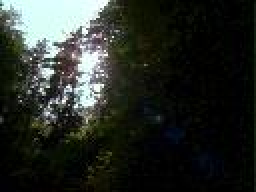
#> input picture Databaseused/5072.jpg, 128 x 96 px (shown 2 times larger)
$ python -i Histogramcalculation.py   (imports and definitions only)
#> lines starting #> are read from the running program, lines starting #| are printed output that depends on the picture; after the words box and inside, x2 and y2 are one past the last pixel; in counts of white or black regions, pixels touching at a corner belong together
#> further down, picture is the input picture: shape (96, 128, 3); mean B, G, R 39.2, 44.3, 40.1

### This code calculates the histogram of entire image  and then dividing the image
####into 3*3 blocks after converting the image from BGR to HSV
#### and insert the histogram of all the images in the directory into sql in the form of list.

import cv2
import glob
import numpy as np
from PIL import Image
import mysql.connector # Need to import this in order to perform the SQL operations
import time

# [4 lines that did not run here, left out]
# [1 line that did not run here, left out]

import sys

infile = sys.argv[1]

def color_extraction_multiple_blocks(img):
    img = cv2.cvtColor(img, cv2.COLOR_BGR2HSV)
#> img: shape (96, 128, 3); mean H, S, V 55.4, 131.9, 45.3
    rows,cols = img.shape[:2]
#> rows = 96; cols = 128
    windowsize_r = int(cols/3)
#> windowsize_r = 42
    windowsize_c = int(rows/3)
#> windowsize_c = 32
    hstgm1 = []


# Crop out the window and calculate the histogram
    for r in range(0,img.shape[1] - windowsize_r, windowsize_r):
        for c in range(0,img.shape[0] - windowsize_c, windowsize_c):
            Mask = np.zeros(img.shape[:2], dtype = "uint8")
            cv2.rectangle(Mask, (r, c), (r+windowsize_r, c+windowsize_c), 255, -1)
            hist = calculate_histogram(img,Mask)

            hstgm1.extend(hist)
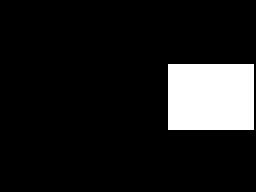
#> Mask: shape (96, 128) (shown 2 times larger); 11.5% white; 1 white region, box (x1, y1, x2, y2) and area: (84, 32, 127, 65) 1419
#> after the loop, hstgm1 = 3072 values, max 0.838 at index 228, min 0 at index 12, mean 0.0111
    return hstgm1

def calculate_histogram(img,mask):
    hstgm = cv2.calcHist([img], [0, 1,2],mask,[16,32,1],[0, 180, 0, 256,0,256])
    hstgm =  cv2.normalize(hstgm,hstgm)
    return hstgm.flatten()

def insert_feature_nultiple_blocks(filename,histo): # inserting the histogram of an image along with its name into Mysql
    try:
        histo = str(histo)
        x.execute("""INSERT INTO blockhistogram VALUES (%s,%s)""",(filename,histo))


    except(mysql.connector.Error, mysql.connector.Warning) as e:
        print(e)
        conn.rollback()
    conn.commit()

def color_extraction(img): #Calculating the histogram of the full image

    img =cv2.cvtColor(img, cv2.COLOR_BGR2HSV)


    hstm = cv2.calcHist([img], [0, 1,2],None,[16,32,1],[0, 180, 0, 256,0,256])
    hstgm =  cv2.normalize(hstm,hstm)
    return hstgm.flatten()


def insert_feature(filename,features): # inserting the histogram of an image along with its name into Mysql
    try:
        features = str(features)
        x.execute("""INSERT INTO fullhistogram VALUES (%s,%s)""",(filename,features))


    except(mysql.connector.Error, mysql.connector.Warning) as e:
        print(e)
        conn.rollback()
    conn.commit()


# reading all the images from the specified directory
# [1 line not run here, left out]
starttime = time.time()
count = 0
# [18 lines not run here, left out]
end_time = time.time()
# [2 lines not run here, left out]

>>> import cv2
>>> picture = cv2.imread('../Databaseused/5072.jpg')
>>> result = color_extraction_multiple_blocks(picture)
#> result has the same summary as hstgm1 in color_extraction_multiple_blocks
